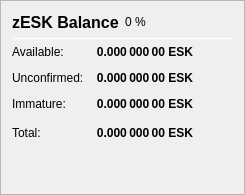
                   <widget class="QFrame" name="frame_ZerocoinBalances">
                    <property name="frameShape">
                     <enum>QFrame::StyledPanel</enum>
                    </property>
                    <property name="frameShadow">
                     <enum>QFrame::Raised</enum>
                    </property>
                    <layout class="QVBoxLayout" name="verticalLayout_7">
                     <item>
                      <layout class="QHBoxLayout" name="horizontalLayout_8" stretch="0,0,0">
                       <item>
                        <widget class="QLabel" name="label_5z_3">
                         <property name="minimumSize">
                          <size>
                           <width>0</width>
                           <height>20</height>
                          </size>
                         </property>
                         <property name="font">
                          <font>
                           <pointsize>12</pointsize>
                           <weight>75</weight>
                           <bold>true</bold>
                          </font>
                         </property>
                         <property name="text">
                          <string>zESK Balance</string>
                         </property>
                        </widget>
                       </item>
                       <item>
                        <widget class="QLabel" name="labelzESKPercent">
                         <property name="text">
                          <string notr="true">0 %</string>
                         </property>
                        </widget>
                       </item>
                       <item>
                        <spacer name="horizontalSpacer_11">
                         <property name="orientation">
                          <enum>Qt::Horizontal</enum>
                         </property>
                         <property name="sizeHint" stdset="0">
                          <size>
                           <width>40</width>
                           <height>20</height>
                          </size>
                         </property>
                        </spacer>
                       </item>
                      </layout>
                     </item>
                     <item>
                      <widget class="Line" name="line_ZerocoinBalance">
                       <property name="minimumSize">
                        <size>
                         <width>0</width>
                         <height>1</height>
                        </size>
                       </property>
                       <property name="maximumSize">
                        <size>
                         <width>16777215</width>
                         <height>1</height>
                        </size>
                       </property>
                       <property name="orientation">
                        <enum>Qt::Horizontal</enum>
                       </property>
                      </widget>
                     </item>
                     <item>
                      <layout class="QGridLayout" name="gridLayout_5">
                       <property name="spacing">
                        <number>12</number>
                       </property>
                       <item row="1" column="0">
                        <widget class="QLabel" name="labelzBalanceMatureText">
                         <property name="toolTip">
                          <string>Mature: more than 20 confirmation and more than 1 mint of the same denomination after it was minted.
These zESK are spendable.</string>
                         </property>
                         <property name="text">
                          <string>Available:</string>
                         </property>
                        </widget>
                       </item>
                       <item row="1" column="1">
                        <widget class="QLabel" name="labelzBalanceMature">
                         <property name="font">
                          <font>
                           <weight>75</weight>
                           <bold>true</bold>
                          </font>
                         </property>
                         <property name="toolTip">
                          <string>Mature: more than 20 confirmation and more than 1 mint of the same denomination after it was minted.
These zESK are spendable.</string>
                         </property>
                         <property name="text">
                          <string notr="true">0.000 000 00 ESK</string>
                         </property>
                         <property name="alignment">
                          <set>Qt::AlignRight|Qt::AlignTrailing|Qt::AlignVCenter</set>
                         </property>
                        </widget>
                       </item>
                       <item row="2" column="0">
                        <widget class="QLabel" name="labelzBalanceUnconfirmedText">
                         <property name="toolTip">
                          <string>Unconfirmed: less than 20 confirmations
Immature: confirmed, but less than 1 mint of the same denomination after it was minted</string>
                         </property>
                         <property name="text">
                          <string>Unconfirmed:</string>
                         </property>
                        </widget>
                       </item>
                       <item row="2" column="1">
                        <widget class="QLabel" name="labelzBalanceUnconfirmed">
                         <property name="font">
                          <font>
                           <weight>75</weight>
                           <bold>true</bold>
                          </font>
                         </property>
                         <property name="toolTip">
                          <string>Unconfirmed: less than 20 confirmations
Immature: confirmed, but less than 1 mint of the same denomination after it was minted</string>
                         </property>
                         <property name="text">
                          <string notr="true">0.000 000 00 ESK</string>
                         </property>
                         <property name="alignment">
                          <set>Qt::AlignRight|Qt::AlignTrailing|Qt::AlignVCenter</set>
                         </property>
                        </widget>
                       </item>
                       <item row="3" column="0">
                        <widget class="QLabel" name="labelzBalanceImmatureText">
                         <property name="toolTip">
                          <string>Unconfirmed: less than 20 confirmations
Immature: confirmed, but less than 1 mint of the same denomination after it was minted</string>
                         </property>
                         <property name="text">
                          <string>Immature:</string>
                         </property>
                        </widget>
                       </item>
                       <item row="3" column="1">
                        <widget class="QLabel" name="labelzBalanceImmature">
                         <property name="font">
                          <font>
                           <weight>75</weight>
                           <bold>true</bold>
                          </font>
                         </property>
                         <property name="toolTip">
                          <string>Unconfirmed: less than 20 confirmations
Immature: confirmed, but less than 1 mint of the same denomination after it was minted</string>
                         </property>
                         <property name="text">
                          <string notr="true">0.000 000 00 ESK</string>
                         </property>
                         <property name="alignment">
                          <set>Qt::AlignRight|Qt::AlignTrailing|Qt::AlignVCenter</set>
                         </property>
                        </widget>
                       </item>
                       <item row="4" column="0">
                        <widget class="QLabel" name="labelzBalanceText">
                         <property name="toolTip">
                          <string>Your current zESK balance, unconfirmed and immature zESK included.</string>
                         </property>
                         <property name="text">
                          <string>Total:</string>
                         </property>
                        </widget>
                       </item>
                       <item row="4" column="1">
                        <widget class="QLabel" name="labelzBalance">
                         <property name="font">
                          <font>
                           <weight>75</weight>
                           <bold>true</bold>
                          </font>
                         </property>
                         <property name="cursor">
                          <cursorShape>IBeamCursor</cursorShape>
                         </property>
                         <property name="toolTip">
                          <string>Your current zESK balance, unconfirmed and immature zESK included.</string>
                         </property>
                         <property name="text">
                          <string notr="true">0.000 000 00 ESK</string>
                         </property>
                         <property name="alignment">
                          <set>Qt::AlignRight|Qt::AlignTrailing|Qt::AlignVCenter</set>
                         </property>
                         <property name="textInteractionFlags">
                          <set>Qt::LinksAccessibleByMouse|Qt::TextSelectableByKeyboard|Qt::TextSelectableByMouse</set>
                         </property>
                        </widget>
                       </item>
                       <item row="4" column="2">
                        <spacer name="horizontalSpacer_4">
                         <property name="orientation">
                          <enum>Qt::Horizontal</enum>
                         </property>
                         <property name="sizeHint" stdset="0">
                          <size>
                           <width>40</width>
                           <height>20</height>
                          </size>
                         </property>
                        </spacer>
                       </item>
                      </layout>
                     </item>
                     <item>
                      <spacer name="verticalSpacer_4">
                       <property name="orientation">
                        <enum>Qt::Vertical</enum>
                       </property>
                       <property name="sizeHint" stdset="0">
                        <size>
                         <width>20</width>
                         <height>40</height>
                        </size>
                       </property>
                      </spacer>
                     </item>
                    </layout>
                   </widget>
